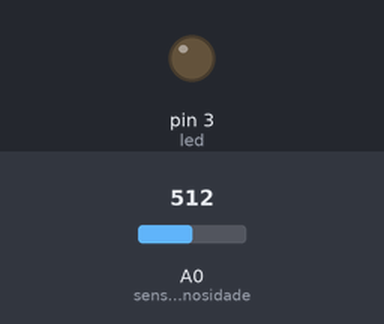
This sketch was run on a simulated Arduino Uno, built with avr-gcc and run on an emulated ATmega328P. Shown: output pins drawn as LEDs (lit = HIGH). Inputs (shaded band) come from the test bench; at power-on: A0 (sensorLuminosidade) = 512.

Above: at 1.2 s.
1.3 s: A0 (sensorLuminosidade) set to 490
At 1.6 s:
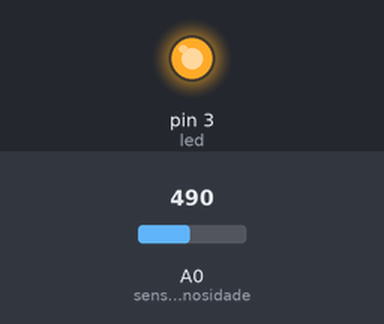
2.8 s: A0 (sensorLuminosidade) set to 510
At 3.9 s:
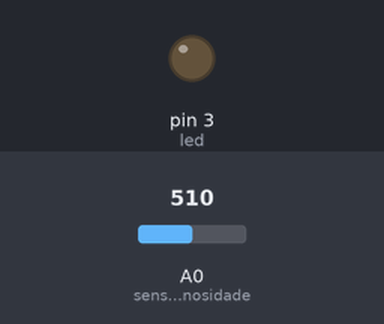
4.3 s: A0 (sensorLuminosidade) set to 306
At 5.1 s:
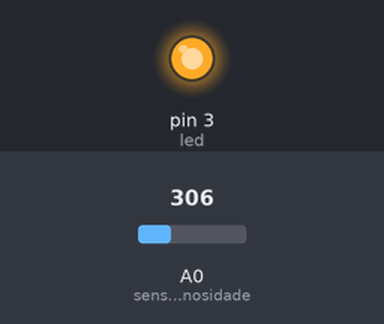
Timing chart, 0 to 7.3 s (numbered marks = the images above; inputs shaded):
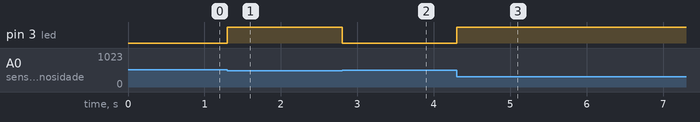

The sketch:

sensor_de_luz1.ino
```cpp
int led = 3;                  // Pino do LED (pino digital 4)
int sensorLuminosidade = A0;   // Pino do sensor de luminosidade (pino analógico A0)
int luz = 0;                   // Valor lido pelo LDR

void setup() {
  pinMode(led, OUTPUT);        // Define o pino do LED como saída
  pinMode(sensorLuminosidade, INPUT); // Define o pino do sensor de luminosidade como entrada
}

void loop() {
  // Capturar o valor lido pelo sensor de luminosidade
  luz = analogRead(sensorLuminosidade);

  // Se estiver com pouca luz no ambiente (valor abaixo de 500)
  if (luz < 500) {
    //digitalWrite(led, HIGH);   // Ligar LED

    //ligar led intesidade maxima

    analogWrite(led,1023);
    if(luz>500 & luz < 900){
     analogWrite(led,500);
    }
  } else {
    //digitalWrite(led, LOW);    // Desligar LED

    analogWrite(led,0);
  }
}
```

Measured:
- the behaviour switches between 500 and 499 on A0 (sensorLuminosidade) (found by bisection; images 0 and 1)
- after the input at 1.3 s, pin 3 (led): LOW → HIGH at once
- after the input at 2.8 s, pin 3 (led): HIGH → LOW at once
- after the input at 4.3 s, pin 3 (led): LOW → HIGH at once
